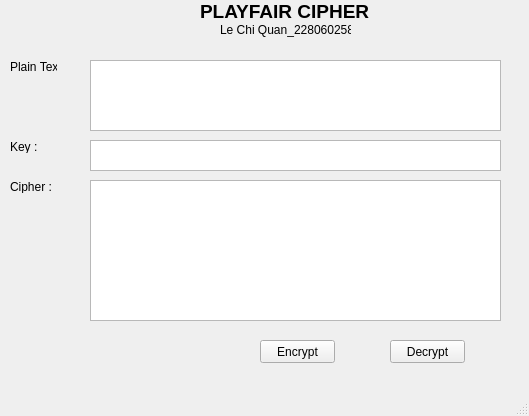
<?xml version="1.0" encoding="UTF-8"?>
<ui version="4.0">
 <class>MainWindow</class>
 <widget class="QMainWindow" name="MainWindow">
  <property name="geometry">
   <rect>
    <x>0</x>
    <y>0</y>
    <width>529</width>
    <height>416</height>
   </rect>
  </property>
  <property name="windowTitle">
   <string>MainWindow</string>
  </property>
  <widget class="QWidget" name="centralwidget">
   <widget class="QPlainTextEdit" name="plainTextEdit">
    <property name="geometry">
     <rect>
      <x>90</x>
      <y>140</y>
      <width>411</width>
      <height>31</height>
     </rect>
    </property>
   </widget>
   <widget class="QLabel" name="label">
    <property name="geometry">
     <rect>
      <x>200</x>
      <y>0</y>
      <width>181</width>
      <height>21</height>
     </rect>
    </property>
    <property name="text">
     <string>&lt;html&gt;&lt;head/&gt;&lt;body&gt;&lt;p&gt;&lt;span style=&quot; font-size:14pt; font-weight:600;&quot;&gt;PLAYFAIR CIPHER&lt;/span&gt;&lt;/p&gt;&lt;/body&gt;&lt;/html&gt;</string>
    </property>
   </widget>
   <widget class="QLabel" name="label_2">
    <property name="geometry">
     <rect>
      <x>220</x>
      <y>20</y>
      <width>131</width>
      <height>20</height>
     </rect>
    </property>
    <property name="text">
     <string>Le Chi Quan_2280602580</string>
    </property>
   </widget>
   <widget class="QLabel" name="label_3">
    <property name="geometry">
     <rect>
      <x>10</x>
      <y>60</y>
      <width>47</width>
      <height>13</height>
     </rect>
    </property>
    <property name="text">
     <string>Plain Text :</string>
    </property>
   </widget>
   <widget class="QLabel" name="label_4">
    <property name="geometry">
     <rect>
      <x>10</x>
      <y>140</y>
      <width>47</width>
      <height>13</height>
     </rect>
    </property>
    <property name="text">
     <string>Key :</string>
    </property>
   </widget>
   <widget class="QLabel" name="label_5">
    <property name="geometry">
     <rect>
      <x>10</x>
      <y>180</y>
      <width>47</width>
      <height>13</height>
     </rect>
    </property>
    <property name="text">
     <string>Cipher :</string>
    </property>
   </widget>
   <widget class="QPushButton" name="pushButton">
    <property name="geometry">
     <rect>
      <x>260</x>
      <y>340</y>
      <width>75</width>
      <height>23</height>
     </rect>
    </property>
    <property name="text">
     <string>Encrypt</string>
    </property>
   </widget>
   <widget class="QPushButton" name="pushButton_2">
    <property name="geometry">
     <rect>
      <x>390</x>
      <y>340</y>
      <width>75</width>
      <height>23</height>
     </rect>
    </property>
    <property name="text">
     <string>Decrypt</string>
    </property>
   </widget>
   <widget class="QPlainTextEdit" name="plainTextEdit_2">
    <property name="geometry">
     <rect>
      <x>90</x>
      <y>60</y>
      <width>411</width>
      <height>71</height>
     </rect>
    </property>
   </widget>
   <widget class="QPlainTextEdit" name="plainTextEdit_3">
    <property name="geometry">
     <rect>
      <x>90</x>
      <y>180</y>
      <width>411</width>
      <height>141</height>
     </rect>
    </property>
   </widget>
  </widget>
  <widget class="QMenuBar" name="menubar">
   <property name="geometry">
    <rect>
     <x>0</x>
     <y>0</y>
     <width>529</width>
     <height>21</height>
    </rect>
   </property>
  </widget>
  <widget class="QStatusBar" name="statusbar"/>
 </widget>
 <resources/>
 <connections/>
</ui>
